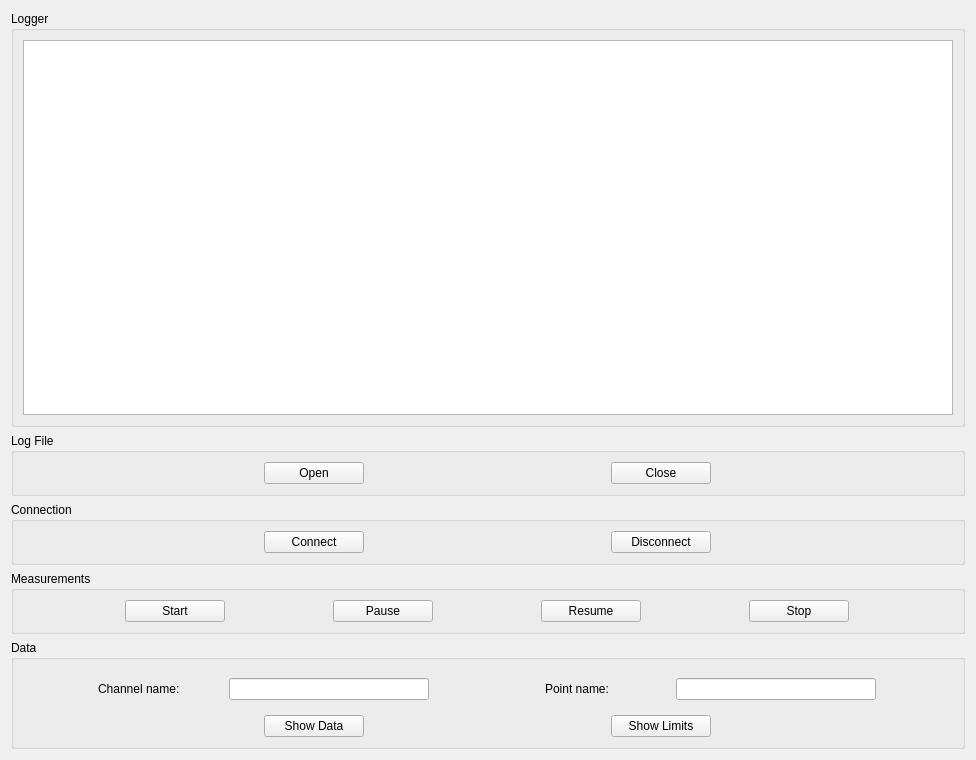
<?xml version="1.0" encoding="UTF-8"?>
<ui version="4.0">
 <class>LoggerUI</class>
 <widget class="QWidget" name="LoggerUI">
  <property name="geometry">
   <rect>
    <x>0</x>
    <y>0</y>
    <width>976</width>
    <height>760</height>
   </rect>
  </property>
  <property name="windowTitle">
   <string>Form</string>
  </property>
  <layout class="QVBoxLayout" name="verticalLayout">
   <item>
    <widget class="QGroupBox" name="logbookGroupBox">
     <property name="title">
      <string>Logger</string>
     </property>
     <layout class="QVBoxLayout" name="verticalLayout_2">
      <item>
       <widget class="QPlainTextEdit" name="plainTextEdit"/>
      </item>
     </layout>
    </widget>
   </item>
   <item>
    <widget class="QGroupBox" name="fileGroupBox">
     <property name="title">
      <string>Log File</string>
     </property>
     <layout class="QHBoxLayout" name="horizontalLayout">
      <item>
       <widget class="QPushButton" name="openQPushButton">
        <property name="minimumSize">
         <size>
          <width>100</width>
          <height>0</height>
         </size>
        </property>
        <property name="maximumSize">
         <size>
          <width>100</width>
          <height>16777215</height>
         </size>
        </property>
        <property name="text">
         <string>Open</string>
        </property>
       </widget>
      </item>
      <item>
       <widget class="QPushButton" name="closeQPushButton">
        <property name="minimumSize">
         <size>
          <width>100</width>
          <height>0</height>
         </size>
        </property>
        <property name="maximumSize">
         <size>
          <width>100</width>
          <height>16777215</height>
         </size>
        </property>
        <property name="text">
         <string>Close</string>
        </property>
       </widget>
      </item>
     </layout>
    </widget>
   </item>
   <item>
    <widget class="QGroupBox" name="connectionGroupBox">
     <property name="title">
      <string>Connection</string>
     </property>
     <layout class="QHBoxLayout" name="horizontalLayout_2">
      <item>
       <widget class="QPushButton" name="connectQPushButton">
        <property name="minimumSize">
         <size>
          <width>100</width>
          <height>0</height>
         </size>
        </property>
        <property name="maximumSize">
         <size>
          <width>100</width>
          <height>16777215</height>
         </size>
        </property>
        <property name="text">
         <string>Connect</string>
        </property>
       </widget>
      </item>
      <item>
       <widget class="QPushButton" name="disconnectQPushButton">
        <property name="minimumSize">
         <size>
          <width>100</width>
          <height>0</height>
         </size>
        </property>
        <property name="maximumSize">
         <size>
          <width>100</width>
          <height>16777215</height>
         </size>
        </property>
        <property name="text">
         <string>Disconnect</string>
        </property>
       </widget>
      </item>
     </layout>
    </widget>
   </item>
   <item>
    <widget class="QGroupBox" name="measurementGroupBox">
     <property name="title">
      <string>Measurements</string>
     </property>
     <layout class="QHBoxLayout" name="horizontalLayout_3">
      <item>
       <widget class="QPushButton" name="startQPushButton">
        <property name="minimumSize">
         <size>
          <width>100</width>
          <height>0</height>
         </size>
        </property>
        <property name="maximumSize">
         <size>
          <width>100</width>
          <height>16777215</height>
         </size>
        </property>
        <property name="text">
         <string>Start</string>
        </property>
       </widget>
      </item>
      <item>
       <widget class="QPushButton" name="pauseQPushButton">
        <property name="minimumSize">
         <size>
          <width>100</width>
          <height>0</height>
         </size>
        </property>
        <property name="maximumSize">
         <size>
          <width>100</width>
          <height>16777215</height>
         </size>
        </property>
        <property name="text">
         <string>Pause</string>
        </property>
       </widget>
      </item>
      <item>
       <widget class="QPushButton" name="resumeQPushButton">
        <property name="minimumSize">
         <size>
          <width>100</width>
          <height>0</height>
         </size>
        </property>
        <property name="maximumSize">
         <size>
          <width>100</width>
          <height>16777215</height>
         </size>
        </property>
        <property name="text">
         <string>Resume</string>
        </property>
       </widget>
      </item>
      <item>
       <widget class="QPushButton" name="stopQPushButton">
        <property name="minimumSize">
         <size>
          <width>100</width>
          <height>0</height>
         </size>
        </property>
        <property name="maximumSize">
         <size>
          <width>100</width>
          <height>16777215</height>
         </size>
        </property>
        <property name="text">
         <string>Stop</string>
        </property>
        <property name="checkable">
         <bool>false</bool>
        </property>
        <property name="flat">
         <bool>false</bool>
        </property>
       </widget>
      </item>
     </layout>
    </widget>
   </item>
   <item>
    <widget class="QGroupBox" name="analysisGroupBox">
     <property name="title">
      <string>Data</string>
     </property>
     <layout class="QVBoxLayout" name="verticalLayout_3">
      <item>
       <layout class="QHBoxLayout" name="horizontalLayout_6">
        <item>
         <widget class="QWidget" name="widget" native="true">
          <property name="minimumSize">
           <size>
            <width>400</width>
            <height>0</height>
           </size>
          </property>
          <property name="maximumSize">
           <size>
            <width>400</width>
            <height>16777215</height>
           </size>
          </property>
          <layout class="QHBoxLayout" name="horizontalLayout_5">
           <item>
            <widget class="QLabel" name="label_2">
             <property name="maximumSize">
              <size>
               <width>100</width>
               <height>16777215</height>
              </size>
             </property>
             <property name="text">
              <string>Channel name:</string>
             </property>
            </widget>
           </item>
           <item>
            <widget class="QLineEdit" name="channelNameQLineEdit">
             <property name="minimumSize">
              <size>
               <width>200</width>
               <height>0</height>
              </size>
             </property>
             <property name="maximumSize">
              <size>
               <width>200</width>
               <height>16777215</height>
              </size>
             </property>
            </widget>
           </item>
          </layout>
         </widget>
        </item>
        <item>
         <widget class="QWidget" name="widget_2" native="true">
          <property name="minimumSize">
           <size>
            <width>400</width>
            <height>0</height>
           </size>
          </property>
          <property name="maximumSize">
           <size>
            <width>400</width>
            <height>16777215</height>
           </size>
          </property>
          <layout class="QHBoxLayout" name="horizontalLayout_8">
           <item>
            <widget class="QLabel" name="label">
             <property name="minimumSize">
              <size>
               <width>0</width>
               <height>0</height>
              </size>
             </property>
             <property name="maximumSize">
              <size>
               <width>100</width>
               <height>16777215</height>
              </size>
             </property>
             <property name="text">
              <string>Point name:</string>
             </property>
            </widget>
           </item>
           <item>
            <widget class="QLineEdit" name="pointNameQLineEdit">
             <property name="minimumSize">
              <size>
               <width>200</width>
               <height>0</height>
              </size>
             </property>
             <property name="maximumSize">
              <size>
               <width>200</width>
               <height>16777215</height>
              </size>
             </property>
            </widget>
           </item>
          </layout>
         </widget>
        </item>
       </layout>
      </item>
      <item>
       <layout class="QHBoxLayout" name="horizontalLayout_7">
        <item>
         <widget class="QPushButton" name="showDataQPushButton">
          <property name="minimumSize">
           <size>
            <width>100</width>
            <height>0</height>
           </size>
          </property>
          <property name="maximumSize">
           <size>
            <width>100</width>
            <height>16777215</height>
           </size>
          </property>
          <property name="text">
           <string>Show Data</string>
          </property>
         </widget>
        </item>
        <item>
         <widget class="QPushButton" name="showLimitQPushButton">
          <property name="minimumSize">
           <size>
            <width>100</width>
            <height>0</height>
           </size>
          </property>
          <property name="maximumSize">
           <size>
            <width>100</width>
            <height>16777215</height>
           </size>
          </property>
          <property name="text">
           <string>Show Limits</string>
          </property>
         </widget>
        </item>
       </layout>
      </item>
     </layout>
    </widget>
   </item>
  </layout>
 </widget>
 <resources/>
 <connections/>
</ui>
